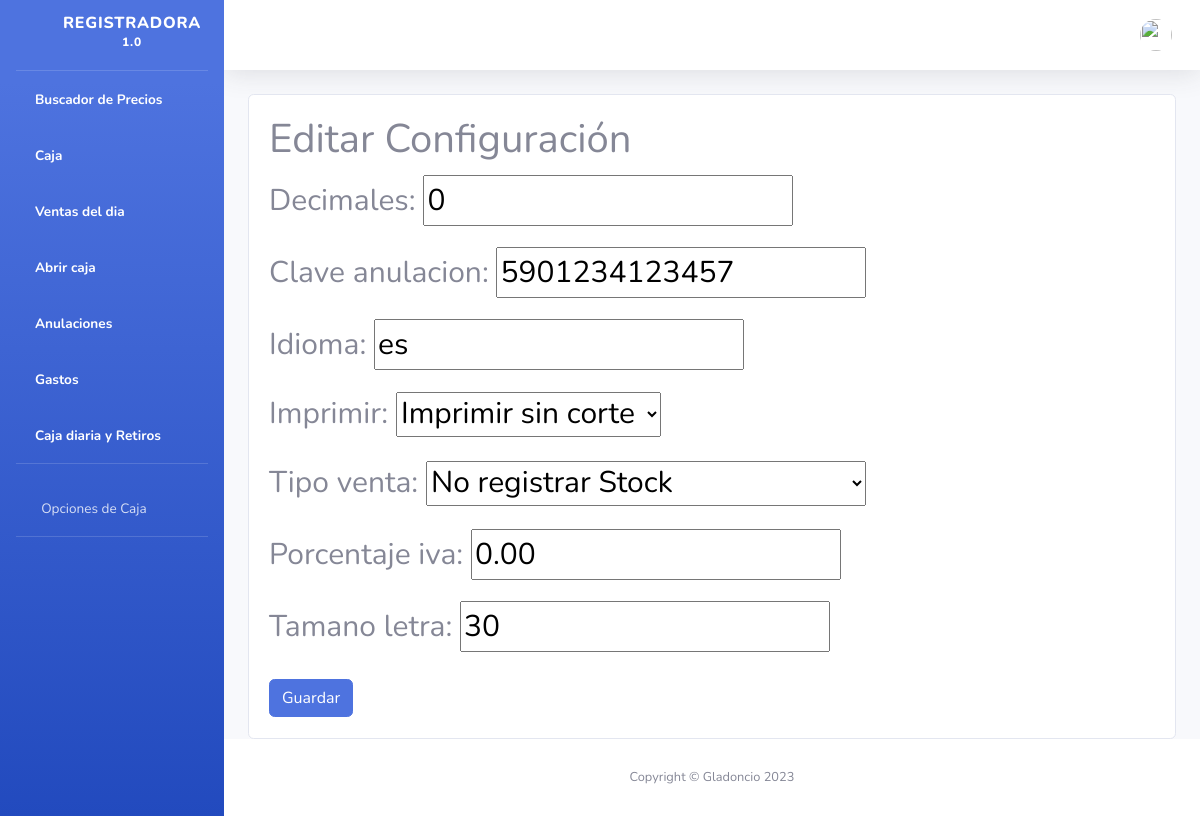
The app's page /configuracion/edit/ with its own data.
### core/models.py (models this page shows, shortened)
class Configuracion(models.Model):
    id = models.AutoField(primary_key=True)
    decimales = models.PositiveIntegerField(default=2)
    clave_anulacion = models.CharField(max_length=20)
    idioma = models.CharField(max_length=20)
    imprimir_opciones = (
        ('no', 'No imprimir'),
        ('con_corte', 'Imprimir con corte'),
        ('sin_corte', 'Imprimir sin corte'),
    )
    tipo_de_venta = (
        ('1', 'No registrar Stock'),
        ('2', 'Registrar Stock con Descuento'),
        ('3', 'Registrar el stock de las ventas'),
    )
    imprimir = models.CharField(max_length=20, choices=imprimir_opciones, default='no')
    tipo_venta = models.CharField(max_length=20, choices=tipo_de_venta, default='1')
    porcentaje_iva = models.DecimalField(max_digits=5, decimal_places=2, default=0.0)
    tamano_letra = models.PositiveIntegerField(default=10)  # Ejemplo: tamaño de letra por defecto de 10 puntos

### core/views.py (the view, shortened to what this page needs)
# urls.py: path('configuracion/edit/', ConfiguracionUpdateView.as_view(), name='config'),
class ConfiguracionUpdateView(UpdateView):
    model = Configuracion
    fields = ['decimales', 'clave_anulacion', 'idioma', 'imprimir', 'tipo_venta', 'porcentaje_iva', 'tamano_letra']
    template_name ='edit_configuracion.html'  # Crea un archivo de plantilla para la edición
    def get_object(self, queryset=None):
        return Configuracion.objects.get(pk=1)

### core/funciones.py (called while the page is built, shortened)
def verificar_actualizacion(request):
    context = {'actualizado' : "si"}
    actualizacion = ActualizacionModel.objects.first()
    return context

### core/global.py (called while the page is built)
def variables_globales(request):
    configuracion = Configuracion.objects.first()  # Suponiendo que tienes una única configuración
    context = {'configuracion' : configuracion}
    return context

### core/templates/edit_configuracion.html (shortened to what this page needs)
{% extends 'base/nav.html' %}
{% block body %}
<div class="container-fluid resize-text">
   <div class="card">
      <div class="card-body">
         <h1 class="card-title">Editar Configuración</h1>
         <form method="post">
            {{ form.as_p }}
            <button type="submit" class="btn btn-primary">Guardar</button>
         </form>
      </div>
   </div>
</div>
{% include 'base/footer.html' %}
{% endblock %}

### records on screen
Configuracion: decimales "0", clave_anulacion "5901234123457", idioma "es", imprimir "Imprimir sin corte", tipo_venta "No registrar Stock", porcentaje_iva "0.00", tamano_letra "30"
